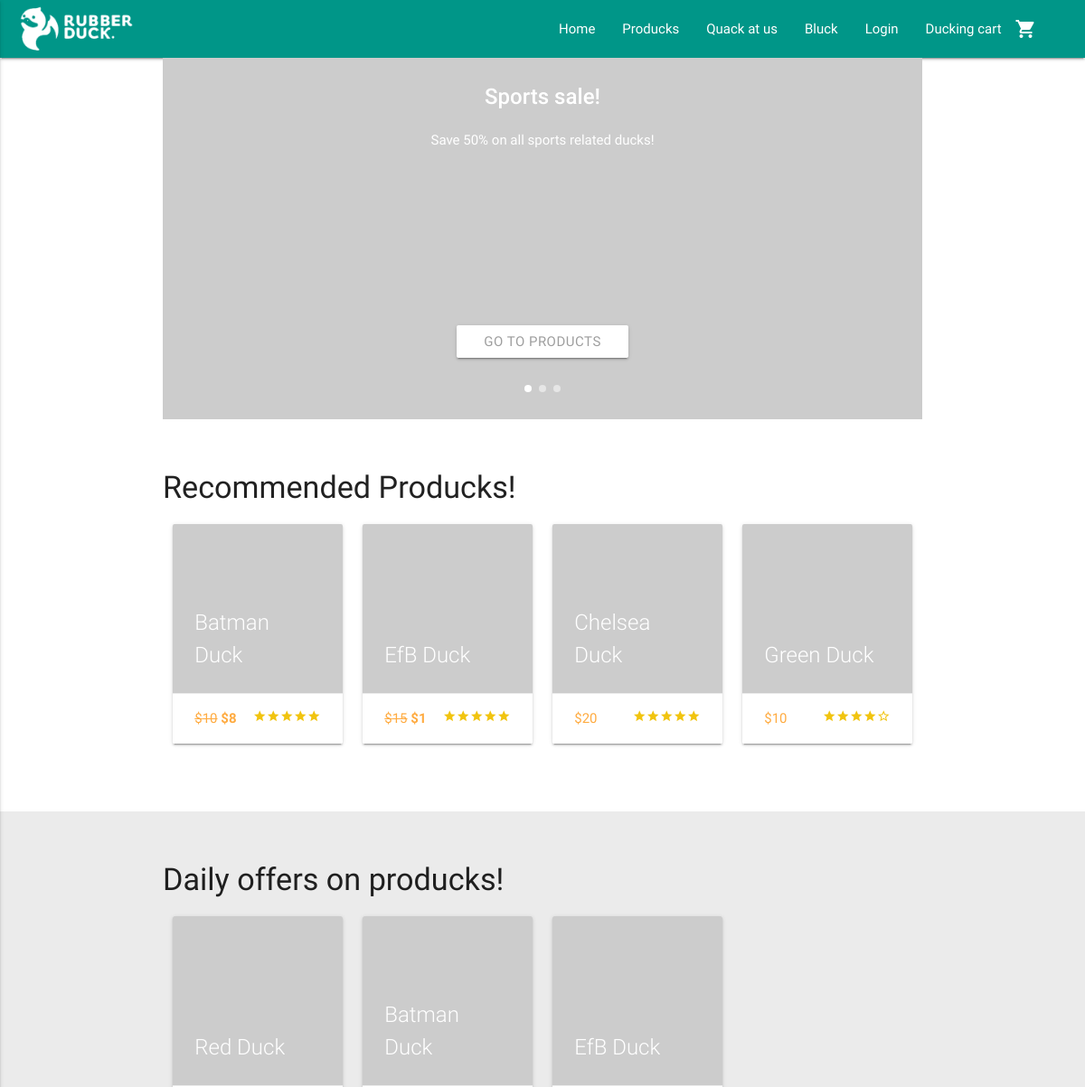
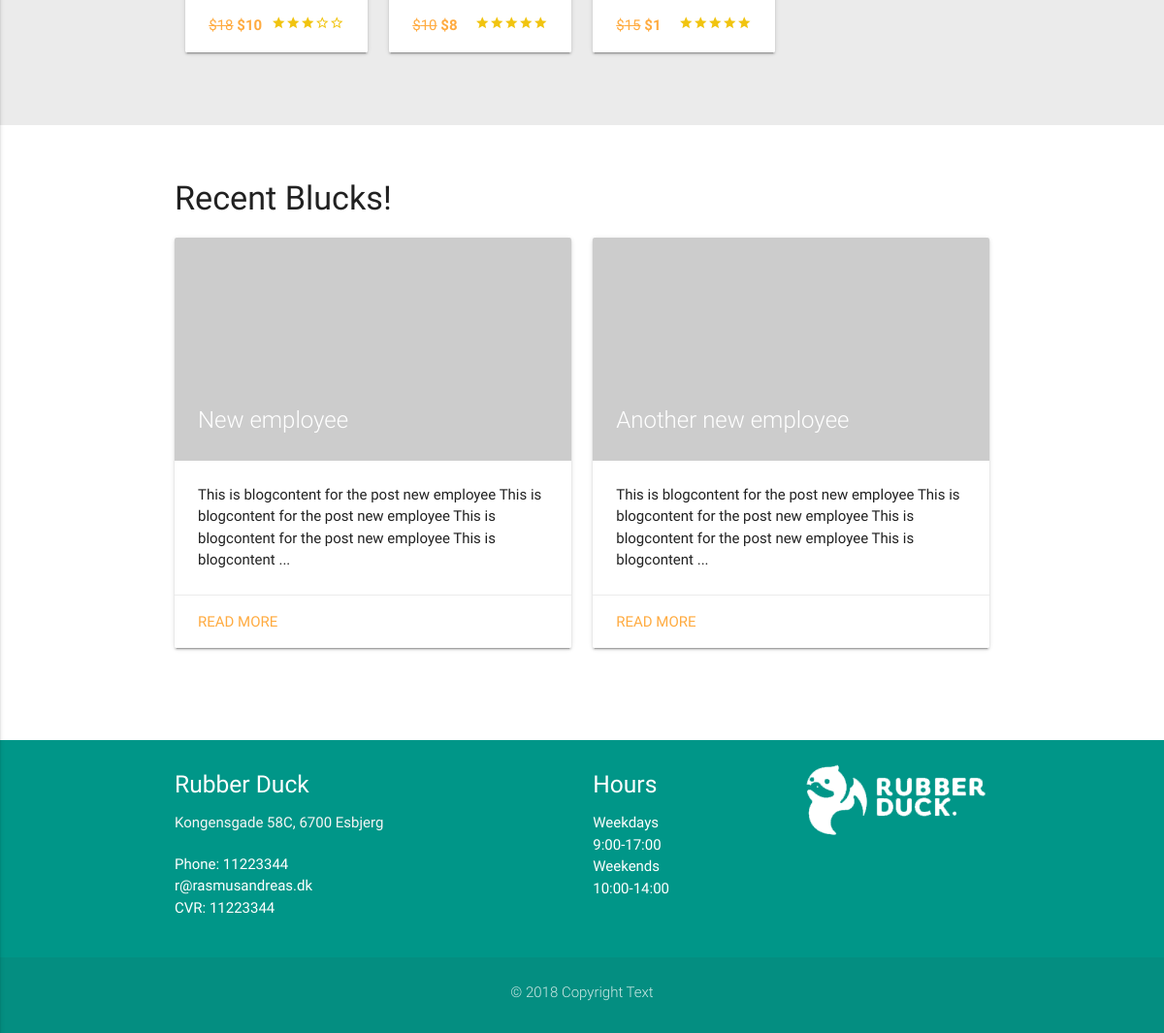
Page /view/homepage.php on the committed database (2 pictures, top to bottom).
### tables this page shows
CREATE TABLE BasicPageInfo (
  CVR int NOT NULL PRIMARY KEY,
  LogoURL varchar(255) NOT NULL,
  ShopName varchar(255) NOT NULL,
  AboutUsText TEXT NULL,
  Email varchar(255) NULL,
  Phone int NULL,
  Street varchar(255) NULL,
  HouseNumber varchar(255) NULL,
  StripeToken varchar(255) NULL,
  ProductsSeoTitle varchar(255) NULL,
  ProductsMetaDescription varchar(255) NULL,
  BlogSeoTitle varchar(255) NULL,
  BlogMetaDescription varchar(255) NULL,
  ContactSeoTitle varchar(255) NULL,
  ContactMetaDescription varchar(255) NULL,
  HomeSeoTitle varchar(255) NULL,
  HomeMetaDescription varchar(255) NULL,
  ZipCode int(20) NOT NULL  
);

CREATE TABLE FrontSlider (
  SlideID int AUTO_INCREMENT NOT NULL PRIMARY KEY,
  SliderText varchar(255) NULL,
  SliderHeader varchar(255) NULL,
  CTAButtonText varchar(255) NULL,
  CTAURL varchar(255) NULL,
  SliderImg varchar(255) NOT NULL,
  UserEmail varchar(255) NOT NULL  
);

CREATE TABLE ProductImg (
  ItemNumber varchar(255) NOT NULL,
  ImgID int NOT NULL,
  IsPrimary boolean NULL,
  CONSTRAINT PK_DisplaysOnProduct PRIMARY KEY (ItemNumber, ImgID),
  FOREIGN KEY (ItemNumber) REFERENCES Product (ItemNumber),
  FOREIGN KEY (ImgID) REFERENCES ImgGallery (ImgID)
);

CREATE TABLE Product (
  ItemNumber varchar(255) NOT NULL PRIMARY KEY,
  ProductName varchar(255) NOT NULL,
  StockStatus int NOT NULL,
  ShortDescription varchar(255) NOT NULL,
  LongDescription TEXT NOT NULL,
  Price FLOAT(2) NOT NULL,
  OfferPrice FLOAT(2) NULL,
  SeoTitle varchar(255) NULL,
  MetaDescription varchar(255) NULL,
  ProductStatus boolean NOT NULL,
  CreationDate DATE NOT NULL,
  UserEmail varchar(255) NOT NULL,  
  ProductCategoryID int NOT NULL  
);

CREATE TABLE BlogPost (
  BlogPostID int AUTO_INCREMENT NOT NULL PRIMARY KEY,
  Title varchar(255) NOT NULL,
  SeoTitle varchar(255) NULL,
  MetaDescription varchar(255) NULL,
  BlogContent TEXT NOT NULL,
  BlogDate TIMESTAMP NOT NULL,
  UserEmail varchar(255) NOT NULL,  
  BlogCategoryID int(20) NOT NULL,  
  RelatedProducts int NULL  
);

CREATE TABLE ZipCode (
    ZipCode int(20) NOT NULL PRIMARY KEY,
    City varchar(255)
);

CREATE TABLE Hours (
  HoursID int AUTO_INCREMENT NOT NULL PRIMARY KEY,
  Open varchar(255) NOT NULL,
  Close varchar(255) NOT NULL,
  Day varchar(255) NULL
);

### model/contactDAO.php (called while the page is built, shortened)
<?php
    function getPageInfo() {
        try {
            $conn = DB::connect();
            $handle = $conn->prepare("SELECT BasicPageInfo.* , ZipCode.City FROM `BasicPageInfo` INNER JOIN ZipCode ON ZipCode.ZipCode = BasicPageInfo.ZipCode");
            $handle->execute();
            $result = $handle->fetchAll( \PDO::FETCH_ASSOC );
            return $result;
        }
        catch(\PDOException $ex) {
            return print($ex->getMessage());
        }
    }
    function getHours() {
        try {
            $conn = DB::connect();
            $handle = $conn->prepare("SELECT * FROM Hours");
            $handle->execute();
            $result = $handle->fetchAll( \PDO::FETCH_ASSOC );
            return $result;
        }
        catch(\PDOException $ex) {
            return print($ex->getMessage());
        }
    }

### includes/loginCustomer/session.php (called while the page is built, shortened)
<?php
	function logged_in() {
		return isset($_SESSION['CustomerEmail']);
	}
?>

### model/indexDAO.php (called while the page is built, shortened)
<?php
function getSlides() {
    try {
        $conn = DB::connect();
        $handle = $conn->prepare("SELECT * FROM FrontSlider");
        $handle->execute();
        $result = $handle->fetchAll( \PDO::FETCH_ASSOC );
        return $result;
    }
    catch(\PDOException $ex) {
        return print($ex->getMessage());
    }
}
function getRecentBlogs() {
    try {
        $conn = DB::connect();
        $handle = $conn->prepare("SELECT BlogPost.*, ImgGallery.* FROM `BlogPost` LEFT JOIN `BlogImg` ON BlogPost.BlogPostID = BlogImg.BlogPostID LEFT JOIN `ImgGallery` ON BlogImg.ImgID = ImgGallery.ImgID ORDER BY BlogPost.BlogDate DESC LIMIT 2");
        $handle->execute();
        $result = $handle->fetchAll( \PDO::FETCH_ASSOC );
        return $result;
    }
    catch(\PDOException $ex) {
        return print($ex->getMessage());
    }
}
function getProductsOnSale() {
    try {
        $conn = DB::connect();
        $handle = $conn->prepare("SELECT Product.*, ProductImg.ImgID, ProductImg.IsPrimary, ImgGallery.URL FROM Product LEFT JOIN ProductImg ON Product.ItemNumber = ProductImg.ItemNumber LEFT JOIN ImgGallery ON ProductImg.ImgID = ImgGallery.ImgID WHERE Product.ProductStatus = 1 AND ProductImg.IsPrimary = 1 AND NOT Product.OfferPrice = 0 LIMIT 4");
        $handle->execute();
        $result = $handle->fetchAll( \PDO::FETCH_ASSOC );
        return $result;
    }
    catch(\PDOException $ex) {
        return print($ex->getMessage());
    }
}
function getHighestRatedProducts() {
    try {
        $conn = DB::connect();
        $handle = $conn->prepare("SELECT AVG(Rating), ImgGallery.*, ProductImg.IsPrimary, Product.* FROM Product INNER JOIN Review ON Review.ItemNumber = Product.ItemNumber LEFT JOIN ProductImg ON Product.ItemNumber = ProductImg.ItemNumber LEFT JOIN ImgGallery ON ProductImg.ImgID = ImgGallery.ImgID WHERE Product.ProductStatus = 1 AND ProductImg.IsPrimary = 1 GROUP BY ItemNumber ORDER BY AVG(Rating) DESC LIMIT 4");
        $handle->execute();
        $result = $handle->fetchAll( \PDO::FETCH_ASSOC );
        return $result;
    }
    catch(\PDOException $ex) {
        return print($ex->getMessage());
    }
}
?>

### admin/class/Security.php (called while the page is built, shortened)
<?php
class Security {
  static function secureString($input) {
    $nohtml = filter_var($input, FILTER_SANITIZE_STRING);
    $trimmed = trim($nohtml);
    return $trimmed;
  }
}

### view/homepage.php (the view, shortened to what this page needs)
<?php
require_once('../includes/header.php');
require_once("../model/indexDAO.php");
require_once("../model/productsDAO.php");
?>
<div class="container">
  <div class="carousel carousel-slider center" data-indicators="true">
    <?php
    $slideResult = getSlides();
    foreach ($slideResult as $row) {
    ?>
    <div class="carousel-item white-text slider-image" style="background-image: URL('<?php echo $row["SliderImg"]; ?>');">
      <h2><?php echo $row["SliderHeader"]; ?></h2>
      <p class="white-text"><?php echo $row["SliderText"]; ?></p>
      <div class="carousel-fixed-item center">
        <a class="btn waves-effect white grey-text darken-text-2" href="<?php echo $row["CTAURL"]; ?>"><?php echo $row["CTAButtonText"]; ?></a>
      </div>
    </div>
    <?php
    }
    ?>
  </div>
</div>
<div class="outer row">
    <div class="container">
        <h4>Recommended Producks!</h4>
            <?php
            $highestRatedProducts = getHighestRatedProducts();
            foreach($highestRatedProducts as $row) {
                $itemNumber = $row["ItemNumber"];
                ?>
            <a href="product.php?item=<?php echo $itemNumber; ?>">
                <div class="col m3 s12">
                    <div class="card">
                        <div class="card-image">
                            <img src="<?php echo $row["URL"]; ?>">
                            <span class="card-title"><?php echo $row["ProductName"]; ?></span>
                        </div>
                        <div class="card-action">
                            <?php if ($row["OfferPrice"] != NULL && $row["OfferPrice"] != 0) {
                                ?>
                                <p class="price"><strike>$<?php echo $row["Price"]; ?></strike><b> $<?php echo $row["OfferPrice"];
                                ?></b></p>
                                <?php
                            } else {
                                ?>
                                <p class="price">$<?php echo $row["Price"]; ?></p>
                                <?php
                            }
                            ?>
                            <div class="stars right">
                                <?php
                                echo getReviewForProduct($itemNumber);
                                ?>
                            </div>
                        </div>
                    </div>
                </div>
            </a>
                <?php
            }
            ?>
    </div>
</div>
<div class="outer gray row">
	<div class="container">
        <h4>Daily offers on producks!</h4>
        <?php
        $productsOnSale = getProductsOnSale();
        foreach($productsOnSale as $row) {
            $itemNumber = $row["ItemNumber"];
            ?>
            <a href="product.php?item=<?php echo $itemNumber; ?>">
                <div class="col m3 s12">
                    <div class="card">
                        <div class="card-image">
                            <img src="<?php echo $row["URL"]; ?>">
                            <span class="card-title"><?php echo $row["ProductName"]; ?></span>
                        </div>
                        <div class="card-action">
                            <?php if ($row["OfferPrice"] != NULL && $row["OfferPrice"] != 0) {
                                ?>
                                <p class="price"><strike>$<?php echo $row["Price"]; ?></strike><b> $<?php echo $row["OfferPrice"];
                                        ?></b></p>
                                <?php
                            } else {
                                ?>
                                <p class="price">$<?php echo $row["Price"]; ?></p>
                                <?php
                            }
                            ?>
                            <div class="stars right">
                                <?php
                                echo getReviewForProduct($itemNumber);
                                ?>
                            </div>
                        </div>
                    </div>
                </div>
            </a>
            <?php
        }
        ?>
	</div>
</div>
<div class="outer">
    <div class="container">
        <h4>Recent Blucks!</h4>
        <div class="row">
            <?php
            $recentBlogs = getRecentBlogs();
            foreach($recentBlogs as $row) {
                ?>
                <div class="col s12 m6">
                    <div class="card">
                        <div class="card-image">
                            <img src="<?php if($row["URL"] != "") {
                                echo $row["URL"];
                            } else echo "http://via.placeholder.com/1920x1080"; ?>">
                            <span class="card-title"><?php echo $row["Title"]; ?></span>
                        </div>
                        <div class="card-content">
                            <p><?php if (strlen($row["BlogContent"]) > 160) {
                                    echo preg_replace('/\s+?(\S+)?$/', '', filter_var(substr($row["BlogContent"],
                                            0, 160), FILTER_SANITIZE_STRING)) . " ...";
                                } else echo $row["BlogContent"]; ?></p>
                        </div>
                        <div class="card-action">
                            <a href="post.php?post=<?php echo $row["BlogPostID"]; ?>">Read more</a>
                        </div>
                    </div>
                </div>
                <?php
            }
            ?>
        </div>
    </div>
</div>
<?php require_once('../includes/footer.php') ?>

### includes/header.php (shortened to what this page needs)
<?php
require_once("../admin/class/Security.php");
require_once("../includes/loginCustomer/session.php");
require_once("../model/contactDAO.php");
$pageInfo = getPageInfo();
?>
<!DOCTYPE html>
  <html>
    <html lang="en">
    <head>
      <?php require_once("../includes/seo.php"); ?>
      <link type="text/css" rel="stylesheet" href="../css/materialize.min.css"  media="screen,projection"/>
      <link type="text/css" rel="stylesheet" href="../css/custom/custom.css" />
    </head>
    <body>
      <nav class="teal">
        <div class="nav-wrapper">
          <a href="../index.php" class="brand-logo"><img class="responsive-img" style="max-height: 64px!important; padding: 4px 0!important;" src="<?php echo $pageInfo[0]["LogoURL"]; ?>"></a>
          <ul class="right hide-on-med-and-down">
            <li><a href="../index.php">Home</a></li>
            <li><a href="products.php">Producks</a></li>
            <li><a href="contact.php">Quack at us</a></li>
            <li><a href="blog.php">Bluck</a></li>
            <?php
              if (logged_in() == true) {
            ?>
            <li><a class="dropdown-button" href="" data-activates="dropdown1"><?php echo $_SESSION["FirstName"]; ?><i class="material-icons right">arrow_drop_down</i></a></li>
            <?php
              } else {
            ?>
            <li><a href="login.php">Login</a></li>
            <?php
              }
            ?>
            <li><a href="cart.php">Ducking cart<i class="material-icons right">shopping_cart</i></a></li>
            <?php
              if(isset($_SESSION["cart"])) {
                $amountInCart = count($_SESSION["cart"]);
                if ($amountInCart > 0) {
                ?>
                  <li class="cartamount"><a class="cartamount"><?php echo $amountInCart; ?></a></li>
                <?php
                } else {
                  ?>
                    <li class="cartamount"><a class="cartamount" style="color: transparent;">0</a></li>
                  <?php
                }
              } else {
                ?>
                  <li class="cartamount"><a class="cartamount" style="color: transparent;">0</a></li>
                <?php
              }
            ?>
          </ul>
        </div>
      </nav>

### model/productsDAO.php (shortened to what this page needs)
<?php
function getReviewForProduct($itemNumber) {
    try {
         $conn = DB::connect();
         $secItem = Security::secureString($itemNumber);
         $ratingResult = "SELECT `Rating` FROM `Review` WHERE ItemNumber = :ItemNumber";
         $handle = $conn->prepare($ratingResult);
         $handle->bindParam("ItemNumber",$secItem);
         $handle->execute();
         $ratings = $handle->fetchAll( \PDO::FETCH_ASSOC );
         $rated = 0;
         $divide = count($ratings);
         foreach ($ratings as $ratingrow) {
             $rating = $ratingrow["Rating"];
             $rated = $rated + $rating;
         }
         if ($divide > 0) {
             $rated = $rated / $divide;
             $rated = round($rated);
             $i = 1;
             $ratedRemaining = 5 - $rated;
             $i2 = 1;
             while ($i <= $rated) {
                 echo "<i class='material-icons tiny rated'>star</i>";
                 $i++;
             }
             while($i2 <= $ratedRemaining) {
                 echo "<i class='material-icons tiny rated'>star_border</i>";
                 $i2++;
             }
         } else {
             $i3 = 1;
             while($i3 <= 5) {
                 echo "<i class='material-icons tiny rated'>star_border</i>";
                 $i3++;
             }
         }
     } catch(\PDOException $ex) {
         print($ex->getMessage());
     }
}
?>

### includes/footer.php (shortened to what this page needs)
<?php require_once ('../model/contactDAO.php');
$pageInfo = getPageInfo();
$hours = getHours();
?>
<footer class="page-footer teal">
      <div class="container">
        <div class="row">
          <div class="col s12 m4">
            <h5 class="white-text"><?php echo $pageInfo[0]["ShopName"];?> </h5>
            <p class="grey-text text-lighten-4">
                <?php echo $pageInfo[0]["Street"] . " " . $pageInfo[0]["HouseNumber"] . ", " . $pageInfo[0]["ZipCode"] . " " . $pageInfo[0]["City"]; ?>
            </p>
              <p>
                Phone: <?php echo $pageInfo[0]["Phone"] ?>
                <br>
                <?php echo $pageInfo[0]["Email"] ?>
                <br>
                CVR: <?php echo $pageInfo[0]["CVR"] ?></p>
          </div>
          <div class="col s12 m3 offset-m2">
            <h5 class="white-text">Hours</h5>
            <ul>
              <?php
              foreach ($hours as $row) {
              ?>
              <li><?php echo $row["Day"] . "<br>" . $row["Open"] . "-" . $row["Close"]; ?></li>
              <?php
              }
              ?>
            </ul>
          </div>
          <div class="col s12 m3">
            <img class="responsive-img" src="<?php echo $pageInfo[0]["LogoURL"]; ?>">
          </div>
        </div>
      </div>
      <div class="footer-copyright">
        <div class="container">
          <p class="center">&copy; 2018 Copyright Text</p>
        </div>
      </div>
    </footer>
  </body>
</html>

### rows in the picture
basicpageinfo: LogoURL (picture), ShopName "Rubber Duck", Street "Kongensgade", HouseNumber "58C", ZipCode "6700", ZipCode.City "Esbjerg", Phone "11223344", Email "r@rasmusandreas.dk", CVR "11223344"
frontslider: SliderHeader "Sports sale!", SliderText "Save 50% on all sports related ducks!", CTAButtonText "GO TO PRODUCTS"
productimg: ItemNumber.ProductName "Batman Duck", ItemNumber.Price "10", ItemNumber.OfferPrice "8"
productimg: ItemNumber.ProductName "EfB Duck", ItemNumber.Price "15", ItemNumber.OfferPrice "1"
productimg: ItemNumber.ProductName "Chelsea Duck", ItemNumber.Price "20"
productimg: ItemNumber.ProductName "Green Duck", ItemNumber.Price "10"
productimg: ItemNumber.ProductName "Red Duck", ItemNumber.Price "18", ItemNumber.OfferPrice "10"
blogpost: Title "New employee", BlogContent "This is blogcontent for the post new employee This is blogcontent for the post new employee This is blogcontent for the post new employee This is blogcontent"
blogpost: Title "Another new employee", BlogContent "This is blogcontent for the post new employee This is blogcontent for the post new employee This is blogcontent for the post new employee This is blogcontent"
hours: Day "Weekdays", Open "9:00", Close "17:00"
hours: Day "Weekends", Open "10:00", Close "14:00"
